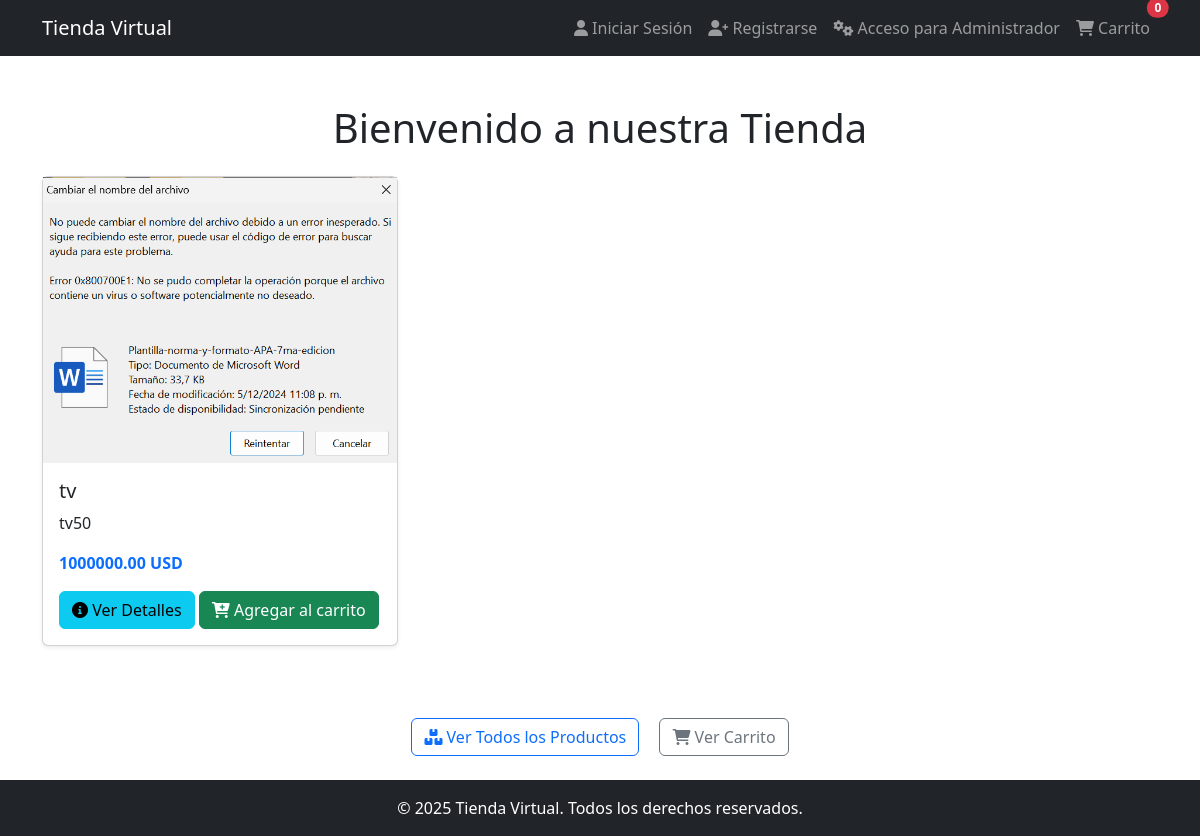
The page / on the database its author committed.
### cuentas/models.py (models this page shows, shortened)
class Producto(models.Model):
    nombre = models.CharField(max_length=200)
    descripcion = models.TextField()
    precio = models.DecimalField(max_digits=10, decimal_places=2)
    cantidad_stock = models.PositiveIntegerField()
    imagen = models.ImageField(upload_to='productos/')
    especificaciones = models.TextField()

### cuentas/views.py (the view)
# urls.py: path('', views.home, name='home'),
def home(request):
    productos = Producto.objects.all()  # Obtener todos los productos
    carrito_count = CarritoItem.objects.filter(usuario=request.user).count() if request.user.is_authenticated else 0
    return render(request, 'cuentas/home.html', {'productos': productos, 'carrito_count': carrito_count})

### cuentas/templates/cuentas/home.html (shortened to what this page needs)
<!DOCTYPE html>
<html lang="es">
<head>
    <link href="https://cdn.jsdelivr.net/npm/bootstrap@5.3.0-alpha1/dist/css/bootstrap.min.css" rel="stylesheet">
    <link rel="stylesheet" href="https://cdnjs.cloudflare.com/ajax/libs/font-awesome/6.0.0-beta3/css/all.min.css">
</head>
<body>
    <nav class="navbar navbar-expand-lg navbar-dark bg-dark">
        <div class="container">
            <a class="navbar-brand" href="#">Tienda Virtual</a>
            <div class="collapse navbar-collapse" id="navbarNav">
                <ul class="navbar-nav ms-auto">
                    {% if user.is_authenticated %}
                        <li class="nav-item">
                            <a href="{% url 'cerrar_sesion' %}" class="nav-link">
                                <i class="fas fa-sign-out-alt"></i> Cerrar Sesión
                            </a>
                        </li>
                        <li class="nav-item">
                            <a href="#" class="nav-link">
                                <i class="fas fa-user"></i> {{ user.username }}
                            </a>
                        </li>
                    {% else %}
                        <li class="nav-item">
                            <a href="{% url 'inicio_sesion' %}" class="nav-link">
                                <i class="fas fa-user"></i> Iniciar Sesión
                            </a>
                        </li>
                        <li class="nav-item">
                            <a href="{% url 'registro' %}" class="nav-link">
                                <i class="fas fa-user-plus"></i> Registrarse
                            </a>
                        </li>
                        <li class="nav-item">
                            <a href="/admin/" class="nav-link">
                                <i class="fas fa-cogs"></i> Acceso para Administrador
                            </a>
                        </li>
                    {% endif %}
                    <li class="nav-item">
                        <a href="{% url 'carrito' %}" class="nav-link position-relative">
                            <i class="fas fa-shopping-cart"></i> Carrito
                            <span class="position-absolute top-0 start-100 translate-middle badge rounded-pill bg-danger">
                                {{ carrito_count|default:0 }}
                            </span>
                        </a>
                    </li>
                </ul>
            </div>
        </div>
    </nav>
    <div class="container mt-5">
        <h1 class="text-center mb-4">Bienvenido a nuestra Tienda</h1>
        <div class="row">
            {% for producto in productos %}
            <div class="col-md-4 mb-4">
                <div class="card h-100 shadow-sm">
                    <img src="{{ producto.imagen.url }}" alt="{{ producto.nombre }}">
                    <div class="card-body">
                        <h5 class="card-title">{{ producto.nombre }}</h5>
                        <p class="card-text">{{ producto.descripcion }}</p>
                        <p class="text-primary fw-bold">{{ producto.precio|floatformat:2 }} USD</p>
                        <a href="{% url 'detalle_producto' producto.id %}" class="btn btn-info">
                            <i class="fas fa-info-circle"></i> Ver Detalles
                        </a>
                        <a href="{% url 'agregar_al_carrito' producto.id %}" class="btn btn-success">
                            <i class="fas fa-cart-plus"></i> Agregar al carrito
                        </a>
                    </div>
                </div>
            </div>
            {% endfor %}
        </div>
        <div class="text-center mt-5">
            <a href="{% url 'productos' %}" class="btn btn-outline-primary me-3">
                <i class="fas fa-boxes"></i> Ver Todos los Productos
            </a>
            <a href="{% url 'carrito' %}" class="btn btn-outline-secondary">
                <i class="fas fa-shopping-cart"></i> Ver Carrito
            </a>
        </div>
    </div>
    <footer class="bg-dark text-white text-center py-3 mt-4">
        <p class="mb-0">© 2025 Tienda Virtual. Todos los derechos reservados.</p>
    </footer>
</body>
</html>

### rows shown on the page
Producto: imagen (picture), nombre "tv", descripcion "tv50", precio "1000000.00"

### other values the page prints
{{ carrito_count|default:0 }} "0"
